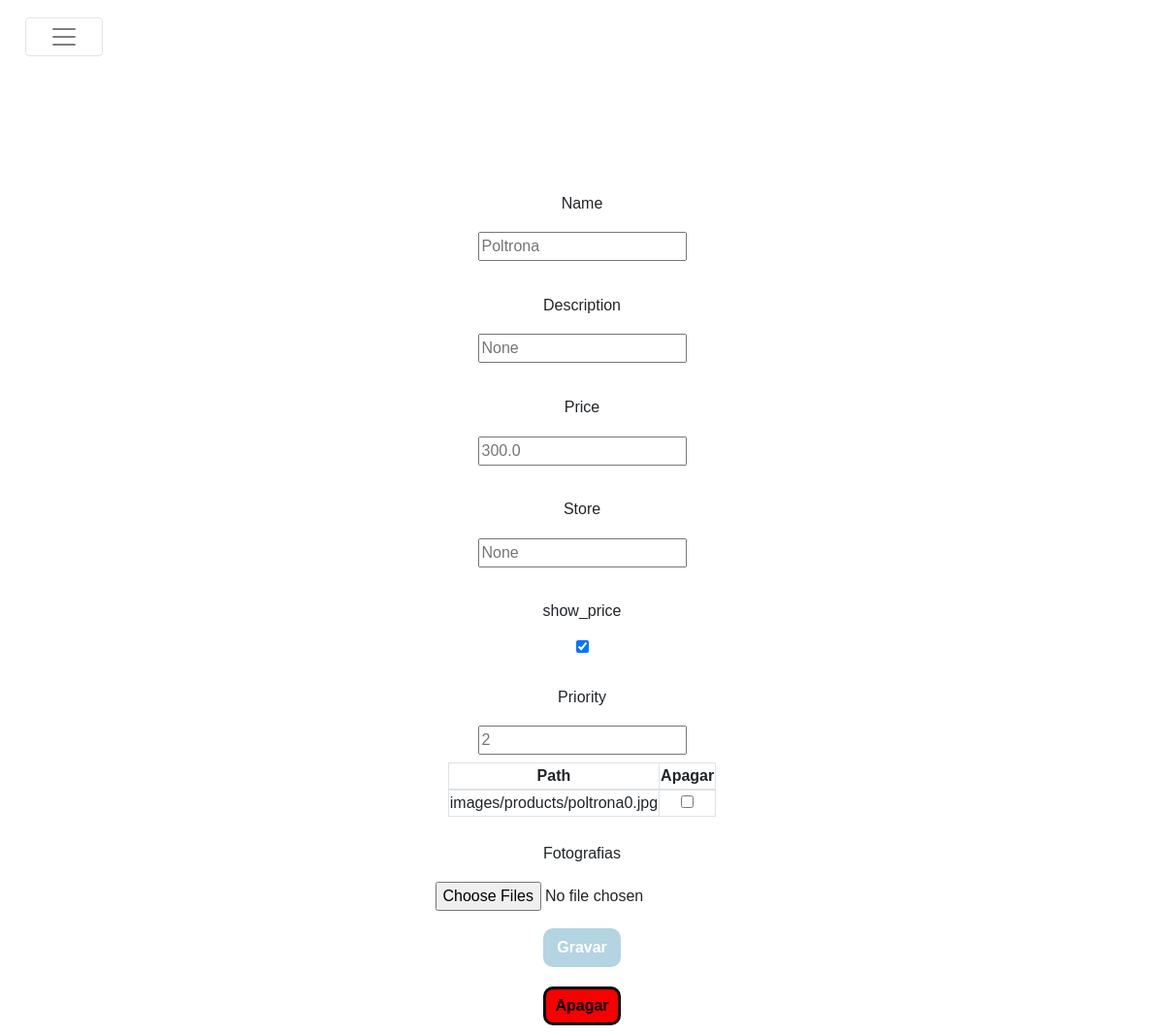
/edit/product/2, run on the app's committed database.
### margaridaealberto/models/products.py (models this page shows, shortened)
class Product(db.Model ,model.Model,model.Base):
    __tablename__ = 'products'
    __table_args__ = {'extend_existing': True}
    id = Column(Integer, primary_key=True)
    name = Column(String(80), unique=True, nullable=False)
    description = Column(Text)
    price = Column(Float)
    price_paid = Column(Float, default= 0.0)
    store = Column(Text)
    show_price = Column(Boolean, default=True)
    priority = Column(Integer, default=10)
    images = relationship('ProductImage', back_populates="product")
    contributions = relationship('Contribution', back_populates="product")

### margaridaealberto/models/product_images.py (models this page shows)
class ProductImage(db.Model ,model.Model,model.Base):
    __tablename__ = 'product_images'
    __table_args__ = {'extend_existing': True}
    id = Column(Integer, primary_key=True)
    path = Column(Text)
    product_id = Column(Integer, ForeignKey('products.id'))
    product = relationship('Product', back_populates="images")

### margaridaealberto/modules/edit.py (the view, shortened to what this page needs)
@bp.route('/product/<product_id>', methods=('GET', 'POST'))
@bp.route('/product/<product_id>/<delete>', methods=('GET', 'POST'))
def product(product_id,delete=None):
    product = Product.query.filter_by(id=product_id).first()
    return render_template('edit/product.html',product=product)

### margaridaealberto/templates/edit/product.html
{% extends 'layout.html' %}
{% block content %}
<div class="product_form_container">
    <form method="post" class="product_form"  enctype="multipart/form-data">
            <div class="product_attribute_container">
                <label for="name"> Name</label>
                <input type="text" name="name" placeholder="{{product.name}}">
            </div>
            <div class="product_attribute_container">
                <label for="description"> Description</label>
                <input type="text" name="description" placeholder="{{product.description}}">
            </div>
            <div class="product_attribute_container">
                <label for="price"> Price</label>
                <input type="number" name="price" placeholder="{{product.price}}">
            </div>
            <div class="product_attribute_container">
                <label for="store"> Store</label>
                <input type="text" name="store" placeholder="{{product.store}}">
            </div>
            <div class="product_attribute_container">
                <label for="show_price"> show_price</label>
                <input type="checkbox" name="show_price" {{ "checked" if product.show_price }}>
            </div>
            <div class="product_attribute_container">
                <label for="priority"> Priority</label>
                <input type="number" name="priority" placeholder="{{product.priority}}">
            </div>
            {% if product.images %}
            <table class="table-bordered">
                <thead>
                    <tr>
                        <th>Path</th>
                        <th>Apagar</th>
                    </tr>
                </thead>
                <tbody>
                    {% for image in product.images %}
                    <tr>
                        <td>{{image.path}}</td>
                        <td><input type="checkbox" name="images_to_delete" value="{{image.id}}"></td>
                    </tr>
                    {% endfor %}
                </tbody>
            </table>
            {% endif %}
            <div class="product_attribute_container">
                <label for='picture'>Fotografias </label>
                <input type="file" name="pictures" multiple>
            </div>
            <button class ="accept">Gravar</button>
        </form>
        <form method="post" action="{{url_for('edit.product',product_id=product.id,delete='delete')}}" class="product_form">
            <button class ="delete">Apagar</button>
        </form>
</div>
{% endblock %}

### margaridaealberto/static/style/styles.css (style rules this page uses)
body, html { margin: 0; overflow-x: auto; text-align: center; height: 100%; width: 100%; font-family: 'Trebuchet MS', sans-serif; }
button { color: #000000; background-color: #ece7e700; border: 0.2rem solid #000000; border-radius:5px; font-size: 1rem; font-weight: 600; padding: 0; width: 120px; margin: 10px 10px; transition: .5s!important; height: 2.5rem; width: 5rem; display: flex; justify-content: center; align-items: center; }
button.accept { color: white; background-color: rgb(179, 212,224); border: 0.2rem solid rgb(179, 212,224); border-radius: 10px; }
button.delete { border-radius: 10px; background-color: #f80000; }
.product_form { display: flex; flex-direction: column; align-items: center; width: 85%; }
.product_form_container { padding-top: 6rem; display: flex; flex-direction: column; align-items: center; }
.product_attribute_container { margin: .5rem; display: flex; flex-direction: column; align-items: center; }
label { display:block; line-height:40px; margin: 0.6rem; }

### data on the page
Product: name "Poltrona", description "None", price "300.0", store "None", priority "2"
ProductImage: path "images/products/poltrona0.jpg"
